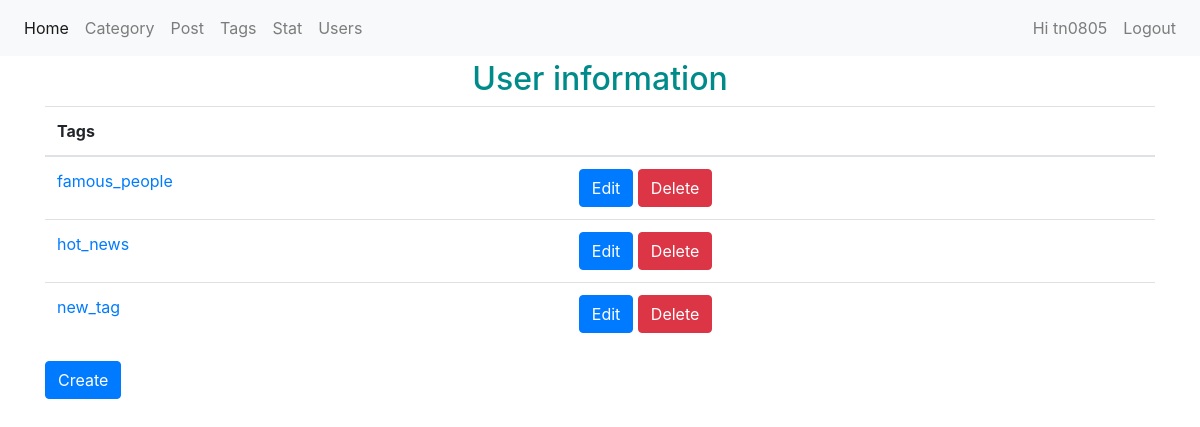
The page /admin/index.php?m=tags (signed in) on the database its author committed.
### tables this page shows
CREATE TABLE `tags` (
  `tag_id` int(11) NOT NULL,
  `tag_name` varchar(50) NOT NULL
);

### admin/modules/tags/index.php (the view)
<h2 class="text-center" style="color:darkcyan">User information</h2>
<div class="container">
	<table class="table table-inverse table-hover">
		<thead>
			<tr>
				<th>Tags</th>
				<th></th>
			</tr>
		</thead>
		<tbody>
			<?php foreach ($tags as $tag) : ?>
			<tr>
				<td><a href="index.php?m=tags&a=view&id=<?php echo $tag['tag_id']; ?>"><?= $tag['tag_name'] ?></a></td>
				<td><a href="index.php?m=tags&a=edit&id=<?= $tag['tag_id'] ?>" class="btn btn-primary">Edit</a>
					<a href="index.php?m=tags&a=delete&id=<?= $tag['tag_id'] ?>" class="btn btn-danger" onclick="return confirm('Delete?')">Delete</a></td>
			</tr>
		<?php endforeach; ?>
		</tbody>
	</table>
	 <div class="">
	 	<a href="index.php?m=tags&a=create" class="btn btn-primary">Create</a>
	 </div>
</div>

### rows shown on the page
tags: tag_name "famous_people"
tags: tag_name "hot_news"
tags: tag_name "new_tag"

### other values the page prints
$login['username'] "tn0805"
